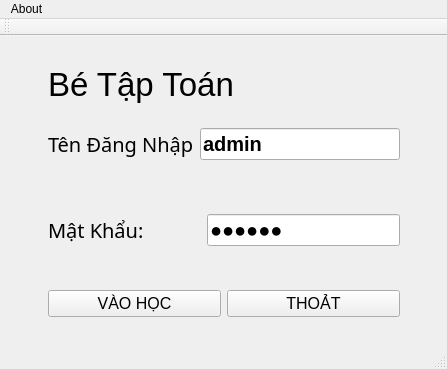
<?xml version="1.0" encoding="UTF-8"?>
<ui version="4.0">
 <class>MainWindow</class>
 <widget class="QMainWindow" name="MainWindow">
  <property name="geometry">
   <rect>
    <x>0</x>
    <y>0</y>
    <width>447</width>
    <height>369</height>
   </rect>
  </property>
  <property name="windowTitle">
   <string>Bé Tập Toán v1.0</string>
  </property>
  <property name="windowIcon">
   <iconset>
    <normaloff>../icon.ico</normaloff>../icon.ico</iconset>
  </property>
  <widget class="QWidget" name="centralWidget">
   <layout class="QHBoxLayout" name="horizontalLayout_5">
    <item>
     <layout class="QHBoxLayout" name="horizontalLayout_4">
      <item>
       <spacer name="horizontalSpacer">
        <property name="orientation">
         <enum>Qt::Horizontal</enum>
        </property>
        <property name="sizeHint" stdset="0">
         <size>
          <width>28</width>
          <height>20</height>
         </size>
        </property>
       </spacer>
      </item>
      <item>
       <layout class="QVBoxLayout" name="verticalLayout_2">
        <item>
         <spacer name="verticalSpacer_4">
          <property name="orientation">
           <enum>Qt::Vertical</enum>
          </property>
          <property name="sizeHint" stdset="0">
           <size>
            <width>20</width>
            <height>18</height>
           </size>
          </property>
         </spacer>
        </item>
        <item>
         <layout class="QVBoxLayout" name="verticalLayout">
          <item>
           <widget class="QLabel" name="label_4">
            <property name="font">
             <font>
              <family>Arial</family>
              <pointsize>25</pointsize>
              <weight>9</weight>
              <italic>false</italic>
              <bold>false</bold>
             </font>
            </property>
            <property name="styleSheet">
             <string notr="true">color: qlineargradient(spread:pad, x1:0, y1:0, x2:1, y2:0, stop:0 rgba(255, 0, 0, 255), stop:0.166 rgba(255, 255, 0, 255), stop:0.333 rgba(0, 255, 0, 255), stop:0.5 rgba(0, 255, 255, 255), stop:0.666 rgba(0, 0, 255, 255), stop:0.833 rgba(255, 0, 255, 255), stop:1 rgba(255, 0, 0, 255));
font: 75 25pt &quot;Arial&quot;;</string>
            </property>
            <property name="text">
             <string>Bé Tập Toán</string>
            </property>
            <property name="textFormat">
             <enum>Qt::RichText</enum>
            </property>
           </widget>
          </item>
          <item>
           <spacer name="verticalSpacer_3">
            <property name="orientation">
             <enum>Qt::Vertical</enum>
            </property>
            <property name="sizeHint" stdset="0">
             <size>
              <width>20</width>
              <height>18</height>
             </size>
            </property>
           </spacer>
          </item>
          <item>
           <layout class="QHBoxLayout" name="horizontalLayout">
            <item>
             <widget class="QLabel" name="lblten">
              <property name="font">
               <font>
                <family>Arial Rounded MT Bold</family>
                <pointsize>15</pointsize>
               </font>
              </property>
              <property name="text">
               <string>Tên Đăng Nhập</string>
              </property>
             </widget>
            </item>
            <item>
             <widget class="QLineEdit" name="leTen">
              <property name="font">
               <font>
                <pointsize>15</pointsize>
                <weight>75</weight>
                <bold>true</bold>
               </font>
              </property>
              <property name="toolTip">
               <string>&lt;html&gt;&lt;head/&gt;&lt;body&gt;&lt;p&gt;&lt;span style=&quot; font-weight:400;&quot;&gt;Nhập Tên Của Bé Nhé!&lt;/span&gt;&lt;/p&gt;&lt;/body&gt;&lt;/html&gt;</string>
              </property>
              <property name="text">
               <string>admin</string>
              </property>
             </widget>
            </item>
           </layout>
          </item>
          <item>
           <widget class="QLabel" name="lblTenTrong">
            <property name="text">
             <string/>
            </property>
           </widget>
          </item>
          <item>
           <spacer name="verticalSpacer">
            <property name="orientation">
             <enum>Qt::Vertical</enum>
            </property>
            <property name="sizeHint" stdset="0">
             <size>
              <width>20</width>
              <height>28</height>
             </size>
            </property>
           </spacer>
          </item>
          <item>
           <layout class="QHBoxLayout" name="horizontalLayout_2">
            <item>
             <widget class="QLabel" name="label">
              <property name="font">
               <font>
                <family>Arial Rounded MT Bold</family>
                <pointsize>15</pointsize>
               </font>
              </property>
              <property name="text">
               <string>Mật Khẩu:           </string>
              </property>
             </widget>
            </item>
            <item>
             <widget class="QLineEdit" name="leMK">
              <property name="font">
               <font>
                <pointsize>15</pointsize>
                <weight>75</weight>
                <bold>true</bold>
               </font>
              </property>
              <property name="toolTip">
               <string>&lt;html&gt;&lt;head/&gt;&lt;body&gt;&lt;p&gt;&lt;span style=&quot; font-weight:400;&quot;&gt;Nhập Tuổi Của Bé Nhé!&lt;/span&gt;&lt;br/&gt;&lt;/p&gt;&lt;/body&gt;&lt;/html&gt;</string>
              </property>
              <property name="text">
               <string>123456</string>
              </property>
              <property name="echoMode">
               <enum>QLineEdit::Password</enum>
              </property>
             </widget>
            </item>
           </layout>
          </item>
          <item>
           <widget class="QLabel" name="lblMKTrong">
            <property name="text">
             <string/>
            </property>
           </widget>
          </item>
          <item>
           <spacer name="verticalSpacer_2">
            <property name="orientation">
             <enum>Qt::Vertical</enum>
            </property>
            <property name="sizeHint" stdset="0">
             <size>
              <width>20</width>
              <height>18</height>
             </size>
            </property>
           </spacer>
          </item>
          <item>
           <layout class="QHBoxLayout" name="horizontalLayout_3">
            <item>
             <widget class="QPushButton" name="btnHoc">
              <property name="font">
               <font>
                <family>Arial</family>
                <pointsize>12</pointsize>
                <weight>50</weight>
                <bold>false</bold>
               </font>
              </property>
              <property name="text">
               <string>VÀO HỌC</string>
              </property>
             </widget>
            </item>
            <item>
             <widget class="QPushButton" name="btnThoat">
              <property name="font">
               <font>
                <family>Arial</family>
                <pointsize>12</pointsize>
                <weight>50</weight>
                <bold>false</bold>
               </font>
              </property>
              <property name="text">
               <string>THOẢT</string>
              </property>
             </widget>
            </item>
           </layout>
          </item>
         </layout>
        </item>
        <item>
         <spacer name="verticalSpacer_5">
          <property name="orientation">
           <enum>Qt::Vertical</enum>
          </property>
          <property name="sizeHint" stdset="0">
           <size>
            <width>20</width>
            <height>18</height>
           </size>
          </property>
         </spacer>
        </item>
       </layout>
      </item>
      <item>
       <spacer name="horizontalSpacer_2">
        <property name="orientation">
         <enum>Qt::Horizontal</enum>
        </property>
        <property name="sizeHint" stdset="0">
         <size>
          <width>28</width>
          <height>20</height>
         </size>
        </property>
       </spacer>
      </item>
     </layout>
    </item>
   </layout>
   <zorder></zorder>
  </widget>
  <widget class="QMenuBar" name="menuBar">
   <property name="geometry">
    <rect>
     <x>0</x>
     <y>0</y>
     <width>447</width>
     <height>21</height>
    </rect>
   </property>
   <widget class="QMenu" name="menuAbout">
    <property name="title">
     <string>About</string>
    </property>
    <addaction name="actionTT"/>
   </widget>
   <addaction name="menuAbout"/>
  </widget>
  <widget class="QToolBar" name="mainToolBar">
   <attribute name="toolBarArea">
    <enum>TopToolBarArea</enum>
   </attribute>
   <attribute name="toolBarBreak">
    <bool>false</bool>
   </attribute>
  </widget>
  <widget class="QStatusBar" name="statusBar"/>
  <action name="actionTT">
   <property name="text">
    <string>Thông Tin</string>
   </property>
  </action>
 </widget>
 <layoutdefault spacing="6" margin="11"/>
 <resources/>
 <connections/>
</ui>
